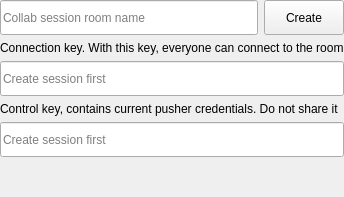
                 <widget class="QWidget" name="collab_host_create_tab">
                  <attribute name="title">
                   <string>Create</string>
                  </attribute>
                  <layout class="QVBoxLayout" name="collab_host_create_tab_lay">
                   <property name="leftMargin">
                    <number>0</number>
                   </property>
                   <property name="topMargin">
                    <number>0</number>
                   </property>
                   <property name="rightMargin">
                    <number>0</number>
                   </property>
                   <property name="bottomMargin">
                    <number>0</number>
                   </property>
                   <item alignment="Qt::AlignTop">
                    <widget class="QWidget" name="create_session_widget" native="true">
                     <layout class="QHBoxLayout" name="create_session_widget_lay">
                      <property name="leftMargin">
                       <number>0</number>
                      </property>
                      <property name="topMargin">
                       <number>0</number>
                      </property>
                      <property name="rightMargin">
                       <number>0</number>
                      </property>
                      <property name="bottomMargin">
                       <number>0</number>
                      </property>
                      <item>
                       <widget class="QLineEdit" name="create_session_name_box">
                        <property name="minimumSize">
                         <size>
                          <width>0</width>
                          <height>35</height>
                         </size>
                        </property>
                        <property name="maxLength">
                         <number>25</number>
                        </property>
                        <property name="placeholderText">
                         <string>Collab session room name</string>
                        </property>
                       </widget>
                      </item>
                      <item>
                       <widget class="QPushButton" name="create_session_button">
                        <property name="minimumSize">
                         <size>
                          <width>70</width>
                          <height>35</height>
                         </size>
                        </property>
                        <property name="text">
                         <string>Create</string>
                        </property>
                       </widget>
                      </item>
                     </layout>
                    </widget>
                   </item>
                   <item alignment="Qt::AlignTop">
                    <widget class="QLabel" name="connection_key_label">
                     <property name="text">
                      <string>Connection key. With this key, everyone can connect to the room</string>
                     </property>
                    </widget>
                   </item>
                   <item>
                    <widget class="QLineEdit" name="new_connection_key_copy_box">
                     <property name="minimumSize">
                      <size>
                       <width>0</width>
                       <height>35</height>
                      </size>
                     </property>
                     <property name="readOnly">
                      <bool>true</bool>
                     </property>
                     <property name="placeholderText">
                      <string>Create session first</string>
                     </property>
                    </widget>
                   </item>
                   <item>
                    <widget class="QLabel" name="admin_key_label">
                     <property name="text">
                      <string>Control key, contains current pusher credentials. Do not share it</string>
                     </property>
                    </widget>
                   </item>
                   <item>
                    <widget class="QLineEdit" name="new_connection_admin_key_copy_box">
                     <property name="minimumSize">
                      <size>
                       <width>0</width>
                       <height>35</height>
                      </size>
                     </property>
                     <property name="readOnly">
                      <bool>true</bool>
                     </property>
                     <property name="placeholderText">
                      <string>Create session first</string>
                     </property>
                    </widget>
                   </item>
                   <item>
                    <spacer name="collab_host_create_tab_spacer">
                     <property name="orientation">
                      <enum>Qt::Vertical</enum>
                     </property>
                     <property name="sizeHint" stdset="0">
                      <size>
                       <width>20</width>
                       <height>40</height>
                      </size>
                     </property>
                    </spacer>
                   </item>
                  </layout>
                 </widget>
